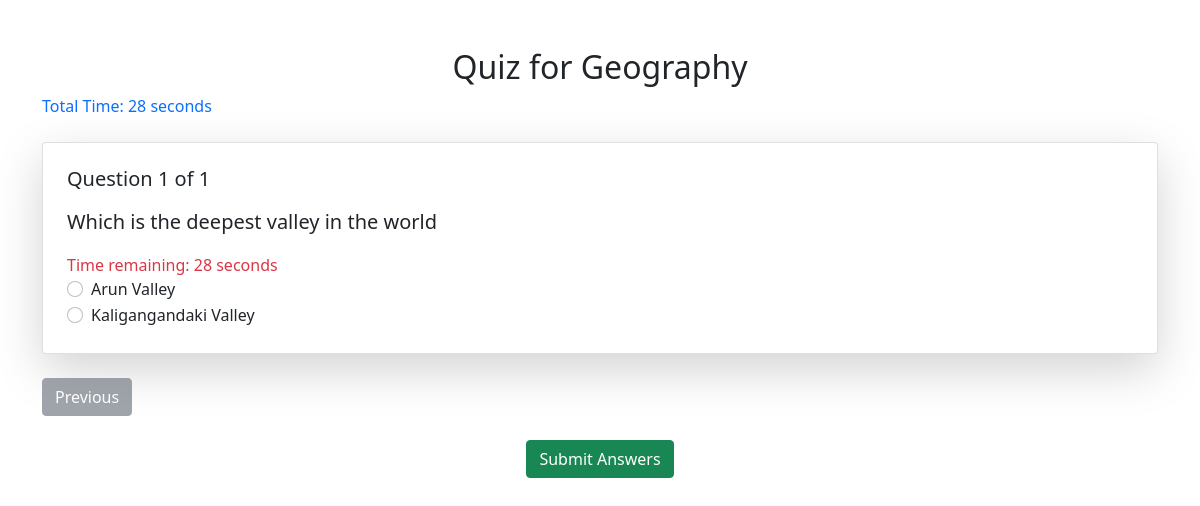
Page /questions/39ba78f9-e4fd-4c65-8574-44b58e11d5fa/ on the committed database.
### quizapp/models.py (models this page shows, shortened)
class Category(models.Model):
    id = models.UUIDField(primary_key=True, default=uuid.uuid4, editable=False)
    name = models.CharField(max_length=255, unique=True)
    category_image = models.ImageField(upload_to='category_images/', null=True, blank=True)
    created_at = models.DateTimeField(auto_now_add=True)
    updated_at = models.DateTimeField(auto_now=True)
    class Meta:
        verbose_name = 'Category'
        verbose_name_plural = 'Categories'

class Question(models.Model):
    id = models.UUIDField(primary_key=True, default=uuid.uuid4, editable=False)
    text = models.TextField()
    category = models.ForeignKey(Category, related_name='questions',null=True, blank=True, on_delete=models.CASCADE)
    time_limit= models.IntegerField(default=30)
    created_at = models.DateTimeField(auto_now_add=True)
    updated_at = models.DateTimeField(auto_now=True)
    def __str__(self):
        return self.text

class Choice(models.Model):
    id = models.UUIDField(primary_key=True, default=uuid.uuid4, editable=False)
    text = models.CharField(max_length=255)
    question = models.ForeignKey(Question, related_name='choices', on_delete=models.CASCADE)
    created_at = models.DateTimeField(auto_now_add=True)
    updated_at = models.DateTimeField(auto_now=True)

### quizapp/views.py (the view)
# urls.py: path("questions/<uuid:category_id>/", views.questions_view, name="questions_page"),
def questions_view(request,category_id):
    category = get_object_or_404(Category, id=uuid.UUID(str(category_id)))
    questions = Question.objects.filter(category=category).prefetch_related('choices')
    print(questions)
    total_time = sum(question.time_limit for question in questions)
    context={
        "questions":questions,
        "category":category,
        "total_time":total_time
    }
    return render(request, 'app/questions.html',context)

### quizapp/templates/app/questions.html (shortened to what this page needs)
{% extends "common/base.html" %}
{% block content %}
<div class="container mt-5">
    <h2 class="text-center">Quiz for {{ category.name }}</h2>
    {% if questions %}
    <form id="quiz-form" method="POST" action="{% url 'result_check' %}">
        <div class="mb-4">
            <div id="total-time" class="text-primary font-weight-bold">Total Time: {{ total_time }} seconds</div>
        </div>
        <div id="question-container">
            {% for question in questions %}
            <div class="question-card card p-4 shadow-lg mb-4 {% if forloop.first %}d-block{% else %}d-none{% endif %}"
                 data-question-number="{{ forloop.counter }}" data-time-limit="{{ question.time_limit }}">
                <h5 class="mb-3">Question {{ forloop.counter }} of {{ questions|length }}</h5>
                <p class="lead">{{ question.text }}</p>
                <div id="countdown_{{ forloop.counter }}" class="text-danger font-weight-bold"></div>
                {% for choice in question.choices.all %}
                <div class="form-check">
                    <input class="form-check-input" type="radio" name="question_{{ question.id }}"
                           id="choice_{{ choice.id }}" value="{{ choice.id }}">
                    <label class="form-check-label" for="choice_{{ choice.id }}">
                        {{ choice.text }}
                    </label>
                </div>
                {% endfor %}
            </div>
            {% endfor %}
        </div>
    </form>
    <div class="d-flex justify-content-between mt-4">
        <button id="prev-btn" class="btn btn-secondary" disabled>Previous</button>
    </div>
    <div class="text-center mt-4">
        <button id="submit-btn" class="btn btn-success d-none" type="submit" form="quiz-form">Submit Answers</button>
    </div>
    {% else %}
    <p class="text-center">No questions available for this category.</p>
    {% endif %}
</div>
{% endblock content %}

### rows in the picture
Category: name "Geography"
Question: questions "1", text "Which is the deepest valley in the world"
Choice: text "Arun Valley"
Choice: text "Kaligangandaki Valley"
